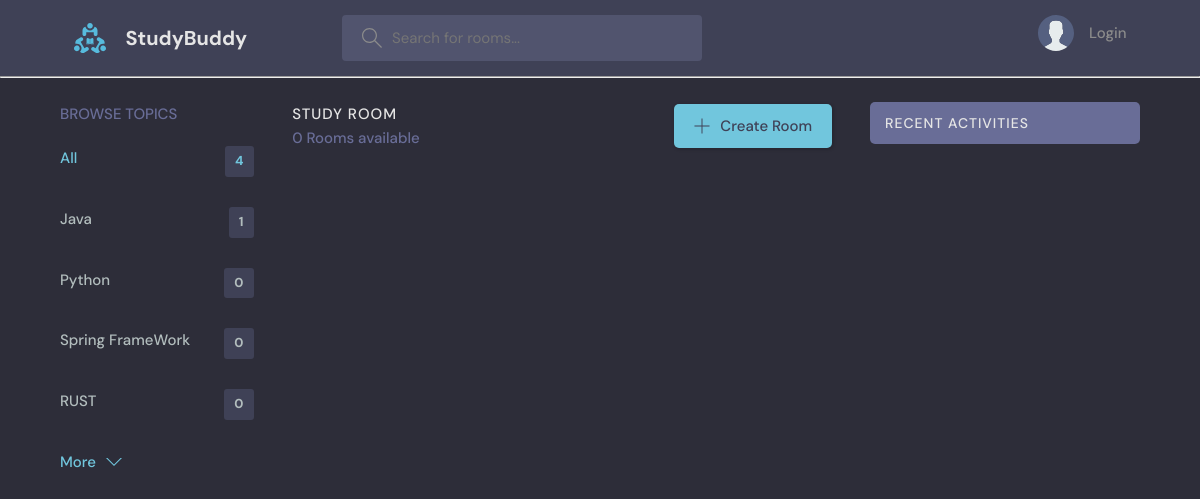
Page /?q=Python on the committed database.
### base/models.py (models this page shows, shortened)
class Topic (models.Model):
        name = models.CharField(max_length=200)

### base/views.py (the view)
# urls.py: path("",views.home, name="home"),
def home(request):
    q= request.GET.get('q') if request.GET.get('q') != None else ''
    rooms = Room.objects.filter(
        Q(topic__name__icontains=q) |
        Q(name__icontains=q) |
        Q(description__icontains=q)
        )
    topics = Topic.objects.all()
    room_count = rooms.count()
    room_messages  =Message.objects.filter(Q(room__topic__name__icontains =q))
    context = {'rooms':rooms, 'topics':topics ,
               'room_count':room_count, 'room_messages':room_messages}
    return render(request , 'base/home.html', context )

### base/templates/base/home.html (shortened to what this page needs)
{% load static %}
{% include 'main.html' %}
{% block content %}
<main class="layout layout--3">
  <div class="container">
    {% include 'base/topic_component.html'%}
    <div class="roomList">
      <div class="roomList__header">
        <div>
          <h2>Study Room</h2>
          <p>{{room_count}} Rooms available</p>
        </div>
        <a class="btn btn--main" href="{% url 'create-room'  %}">
          <svg version="1.1" xmlns="http://www.w3.org/2000/svg" width="32" height="32" viewBox="0 0 32 32">
            <title>add</title>
            <path
              d="M16.943 0.943h-1.885v14.115h-14.115v1.885h14.115v14.115h1.885v-14.115h14.115v-1.885h-14.115v-14.115z"
            ></path>
          </svg>
          Create Room
        </a>
      </div>
    </div>
    {% include 'base/activity_component.html' %}
  </div>
</main>
{% endblock content %}

### base/templates/base/topic_component.html
<div class="topics">
    <div class="topics__header">
      <h2>Browse Topics</h2>
    </div>
    <ul class="topics__list">
      <li>
        <a href="{% url 'home' %}" class="active">All <span>{{topics.count}}</span></a>
      </li>
      {% for topic in topics %}
      <li>
        <a href="{% url 'home'%}?q={{topic.name}}">{{topic.name}} <span>{{topic.room_set.all.count}}</span></a>
      </li>
      {% endfor %}
    </ul>
    <a class="btn btn--link" href="topics.html">
      More
      <svg version="1.1" xmlns="http://www.w3.org/2000/svg" width="32" height="32" viewBox="0 0 32 32">
        <title>chevron-down</title>
        <path d="M16 21l-13-13h-3l16 16 16-16h-3l-13 13z"></path>
      </svg>
    </a>
  </div>

### static/styles/main.css (style rules this page uses)
:root { --color-main: #71c6dd; --color-main-light: #e1f6fb; --color-dark: #3f4156; --color-dark-medium: #51546e; --color-dark-light: #696d97; --color-light: #e5e5e5; --color-gray: #8b8b8b; --color-light-gray: #b2bdbd; --color-bg: #2d2d39; --color-success: #5dd693; --color-error: #fc4b0b; }
* { font-family: "DM Sans", -apple-system, BlinkMacSystemFont, "Segoe UI", Roboto, Oxygen, Ubuntu, Cantarell, "Open Sans", "Helvetica Neue", sans-serif; margin: 0; padding: 0; box-sizing: border-box; text-rendering: optimizeLegibility; font-size: inherit; }
html { font-size: 56.25%; }
@media only screen and (min-width: 1200px) { html { font-size: 62.5%; } }
body { line-height: 1.6; font-weight: 400; font-size: 1.5rem; color: var(--color-light-gray); background-color: var(--color-bg); min-height: 100vh; }
a { display: inline-block; color: var(--color-main); text-decoration: none; }
.container { max-width: 120rem; width: 90%; margin: auto; }
.btn { background-color: transparent; border: none; display: inline-flex; align-items: center; gap: 1rem; cursor: pointer; transition: all ease-in-out 0.3s; padding: 1rem 2rem; border-radius: 5px; box-shadow: 1px 1px 3px 1px rgba(0, 0, 0, 0.15); font-weight: 500; }
.btn--link { border-radius: 0; padding: 0; color: var(--color-main); box-shadow: none; }
.btn--main { background-color: var(--color-main); color: var(--color-dark); }
.btn > svg { fill: currentColor; width: 1.6rem; height: 1.6rem; }
.layout { margin-top: 2.4rem; }
.layout > .container { display: flex; justify-content: space-between; align-items: flex-start; }
.layout--3 > .container > div:first-child { flex-basis: 18%; max-width: 22.5rem; }
.layout--3 > .container > div:nth-child(2) { flex-basis: 50%; }
.topics__header { margin-bottom: 2rem; }
.topics__header h2 { text-transform: uppercase; font-weight: 500; color: var(--color-dark-light); }
.topics__list { list-style: none; }
.topics__list li a { display: flex; justify-content: space-between; margin-bottom: 3rem; font-weight: 500; color: var(--color-light-gray); transition: all 0.3s ease-in-out; }
.topics__list li a.active, .topics__list li a:hover { color: var(--color-main); }
.topics__list li a span { padding: 0.5rem 1rem; background-color: var(--color-dark); border-radius: 3px; font-size: 1.3rem; font-weight: 700; letter-spacing: 1px; }
.roomList__header { display: flex; justify-content: space-between; align-items: center; margin-bottom: 2.4rem; }
.roomList__header h2 { text-transform: uppercase; font-weight: 500; color: var(--color-light); letter-spacing: 1px; }
.roomList__header p { font-weight: 500; color: var(--color-dark-light); }

### rows in the picture
Topic: name "Java", room_set.all.count "1"
Topic: name "Python", room_set.all.count "0"
Topic: name "Spring FrameWork", room_set.all.count "0"
Topic: name "RUST", room_set.all.count "0"

### other values in the picture
{{ topics.count }} "4"
{{ room_count }} "0"
